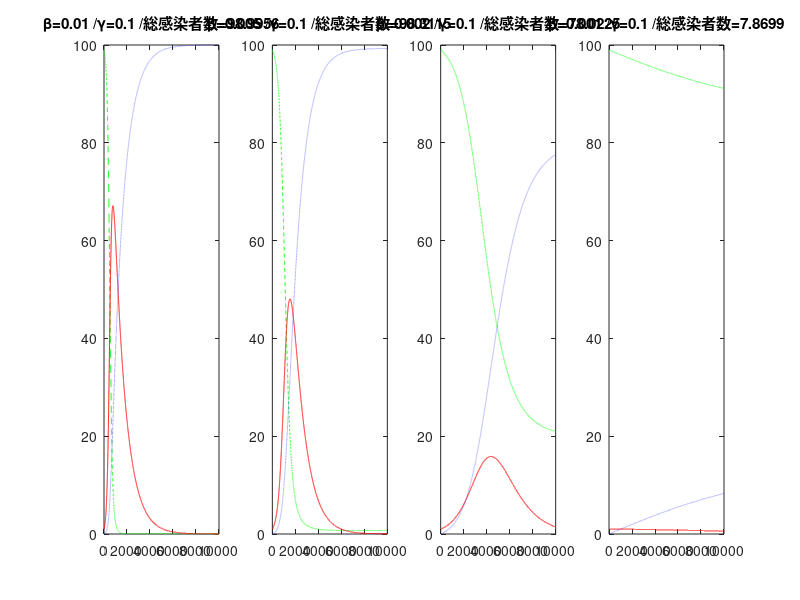

Write the MATLAB code that produced this figure.
dt=0.01;Tmax=10000;
S=zeros(1,Tmax);S(1)=99;%未感染者
I=zeros(1,Tmax);I(1)=1;%感染者
R=zeros(1,Tmax);R(1)=0;%回復者
X=1:Tmax;
b=[0.01 0.005 0.002 0.001];g=0.1;   %bの値を要素数4のベクトルとして用意
figure('Position',[0 400 1000 250]);    %ウィンドウのサイズと位置は適宜調節して下さい
for J=1:4           %Jを1から4まで増加させる
    for T=1:Tmax-1  %b(J)として，Jの値に応じて異なるbの値を用いる
        S(T+1)=S(T)+dt*( -b(J)*S(T)*I(T)           );
        I(T+1)=I(T)+dt*(  b(J)*S(T)*I(T) -g*I(T)   );
        R(T+1)=R(T)+dt*(                  g*I(T)   );
    end
    subplot(1,4,J);plot(X,S,'g--',X,I,'r',X,R,'b:');
    title(strcat('β=',num2str(b(J)),' /γ=',num2str(g),' /総感染者数=',num2str(S(1)-S(Tmax)) ));
end     %8行目まで戻り，Jの値を増加して計算し直す
